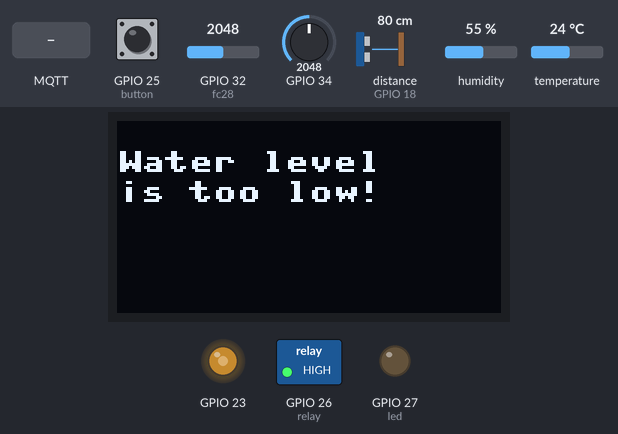
Bench run of a program on a simulated ESP32 board running MicroPython. Parts: 128×64 one-colour display, switched loads named in the program (green lamp = pin HIGH), output pins drawn as LEDs (lit = HIGH). The test bench sets the inputs (shaded band); at power-on: GPIO 25 (button) LOW, GPIO 34 = 2048, GPIO 32 (fc28) = 2048, distance to the obstacle (sensor on GPIO 18) 80 cm, humidity 55 %, temperature 24 °C (analog values on the 0–4095 scale). The echo pulse lasts 58.3 µs per cm; WiFi joins after 1.5 s; the clock reads 2024-03-15 10:24:30 at power-on unless the program sets it; no MQTT or app messages arrive unless stated; library files of the repository ran but are not shown: dht22.py, hcsr04.py, ssd1306.py; pins used as bus, display or sensor lines are not drawn; what the program prints to the serial console is not drawn.

Above: at 9.1 s.
9.2 s: GPIO 25 (button) pulled HIGH for 1.9 s
At 10.2 s:
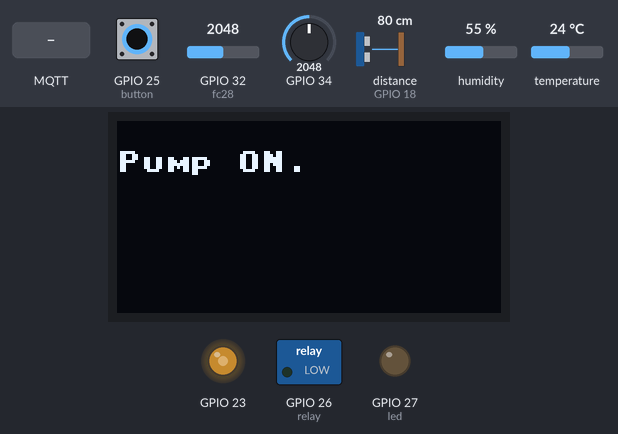
13.8 s: MQTT message "pump" arrives on the first subscribed topic
At 18.5 s:
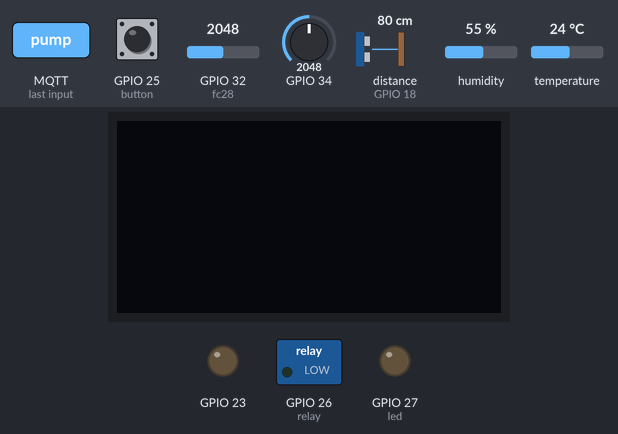
27.1 s: GPIO 25 (button) pulled HIGH for 1.9 s
At 27.4 s:
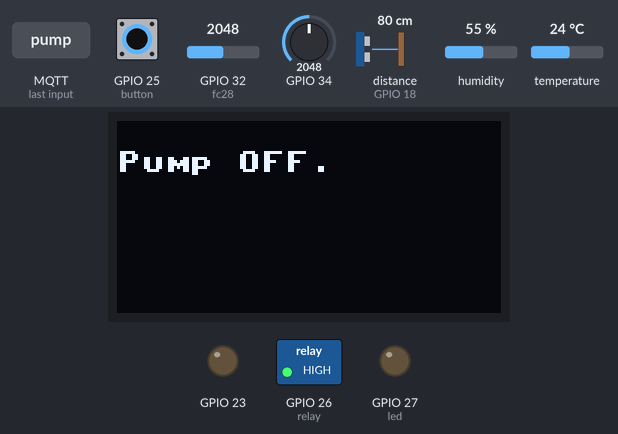
34.9 s: GPIO 34 set to 435
48.1 s: GPIO 34 set to 392
At 57.2 s:
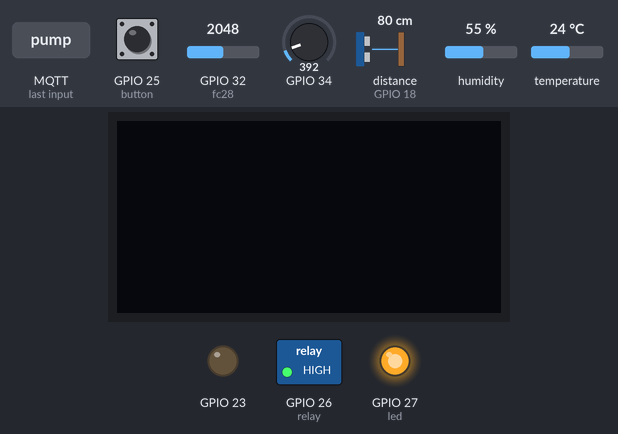
61.4 s: GPIO 25 (button) pulled HIGH for 3.2 s
At 65.3 s:
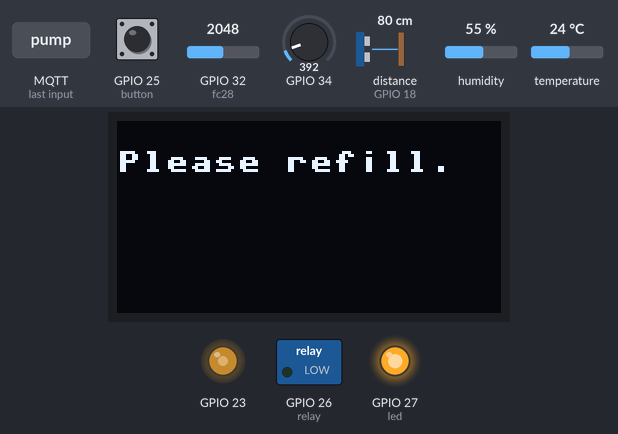
Timing chart, 0 to 74.1 s (numbered marks = the images above; inputs shaded):
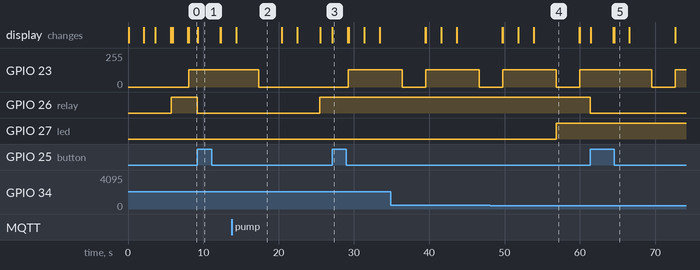

Measured:
- the behaviour switches between 410 and 409 on GPIO 34 (found by bisection; images 3 and 4)
- after the input at 9.2 s, GPIO 26 (relay): HIGH → LOW at once; the display: first differs from a run without the input after 0.05 s (image 1)
- after the input at 13.8 s, GPIO 23: goes on until 17.4 s, then stays 0/255; GPIO 26 (relay): LOW → HIGH after 11.7 s
- after the input at 27.1 s, the display: changes after 0.05 s (image 3)
- after the input at 48.1 s, GPIO 27 (led): LOW → HIGH after 8.8 s
- after the input at 61.4 s, GPIO 26 (relay): HIGH → LOW at once; the display: first differs from a run without the input after 0.05 s (image 5 shows a later state)
- what the display in image 2 shows lasts 6.0 s, from 14.4 s to 20.4 s

The program:

main.py
```python
from dht22 import DHTSensor
from ldr import LDR
from fc28 import FC28
import hcsr04
import machine
import pump
import ujson
from umqtt.simple import MQTTClient
import ubinascii
import oled
from buzzer import BUZZER
import time

# Configurazione MQTT
mqtt_server = 'test.mosquitto.org'
client_id = ubinascii.hexlify(machine.unique_id())
topic_sub = b'gruppo20'
topic_pub = b'myplant'
mqtt_user = ''
mqtt_pass = ''

# Definizione dei sensori
fc28 = FC28(machine.Pin(32))
dht = DHTSensor(machine.Pin(14))
ldr = LDR(34)
hcsr04 = hcsr04.HCSR04(trigger_pin=5, echo_pin=18, echo_timeout_us=10000)
b = BUZZER(23)
led = machine.Pin(27, machine.Pin.OUT)
led.off()
reset_button = machine.Pin(35, machine.Pin.IN, machine.Pin.PULL_DOWN)

# Definizione dei topic
topic_moisture = b'IoT_gruppo20/fc28'
topic_dht = b'IoT_gruppo20/dht'
topic_ldr = b'IoT_gruppo20/ldr'
topic_pump = b'IoT_gruppo20/pump'
topic_reboot = b'IoT_gruppo20/reboot'
topic_hcsr04 = b'IoT_gruppo20/hcsr04'
topic_moisture_threshold = b'IoT_gruppo20/moisture_threshold'
topic_brightness_threshold = b'IoT_gruppo20/brightness_threshold'

# Definizione delle variabili globali
prev_weather = ''
prev_moisture = ''
prev_lightness = ''
prev_water_level = ''
distance_empty = 11.80
distance_full = 4.19
button_pressed = False
DEFAULT_MOISTURE_THRESHOLD = 50
MOISTURE_THRESHOLD = DEFAULT_MOISTURE_THRESHOLD
DEFAULT_BRIGHTNESS_THRESHOLD = 10
BRIGHTNESS_THRESHOLD = DEFAULT_BRIGHTNESS_THRESHOLD
manual_override = False

def sub_cb(topic, msg):
    global MOISTURE_THRESHOLD
    global BRIGHTNESS_THRESHOLD
    print((topic, msg))
    if topic == topic_pump:
        decoded_msg = msg.decode()
        if decoded_msg == 'pump':
            pump.activate_pump()
    elif topic == topic_reboot:
        decoded_msg = msg.decode()
        if decoded_msg == 'reboot':
            oled.show_message("Reboot command", "received.", 2)
            oled.show_message("Restarting...", "", 2)
            machine.reset()
    elif topic == topic_moisture_threshold:
        try:
            MOISTURE_THRESHOLD = float(msg.decode())
            #print("Moisture threshold updated to:", MOISTURE_THRESHOLD)  # Stampa di debug
            oled.show_message("Moisture treshold", str(MOISTURE_THRESHOLD), 2)
        except ValueError:
            print("Error during float conversion.")
    elif topic == topic_brightness_threshold:
        try:
            BRIGHTNESS_THRESHOLD = float(msg.decode())
            #print("Moisture threshold updated to:", BRIGHTNESS_THRESHOLD)  # Stampa di debug
            oled.show_message("Brightness treshold", str(BRIGHTNESS_THRESHOLD), 2)
        except ValueError:
            print("Error during float conversion.")

def connect_and_subscribe():
    global client_id, mqtt_server, topic_sub
    client = MQTTClient(client_id, mqtt_server, user=mqtt_user, password=mqtt_pass)
    client.set_callback(sub_cb)
    client.connect()
    client.subscribe(topic_pump)
    client.subscribe(topic_reboot)
    client.subscribe(topic_hcsr04)
    client.subscribe(topic_moisture_threshold)
    client.subscribe(topic_brightness_threshold)
    print('Connected to %s MQTT broker, subscribed to %s and %s topics' % (mqtt_server, topic_sub, topic_pump))
    oled.show_message("Connected to", "MQTT broker.", 2)
    return client

def restart_and_reconnect():
    oled.show_message("Failed to connect", "to MQTT broker.", 2)
    oled.show_message("Reconnecting...", "", 2)
    time.sleep(10)
    machine.reset()

def check_ldr():
    print("Measuring light intensity... ", end="")
    ldr_value = ldr.value()
    if ldr_value < BRIGHTNESS_THRESHOLD:
        led.on()
    else:
        led.off()
    if ldr_value is not None:
        message = ldr.to_json(ldr_value)
        if message != prev_lightness:
            print("Updated!")
            print("Reporting to MQTT topic {}: {}".format(topic_ldr, message))
            client.publish(topic_ldr, message)
            return message
    print("No change")
    return prev_lightness

def check_dht():
    print("Measuring weather conditions... ", end="")
    temp, hum = dht.read()
    if temp is not None and hum is not None:
        message = dht.to_json(temp, hum)
        if message != prev_weather:
            print("Updated!")
            print("Reporting to MQTT topic {}: {}".format(topic_dht, message))
            client.publish(topic_dht, message)
            return message
    print("No change")
    return prev_weather

def check_fc28():
    global prev_moisture
    print("Measuring soil moisture... ", end="")
    moisture_percentage = fc28.value()
    if moisture_percentage is not None:
        message = fc28.to_json(moisture_percentage)
        if message != prev_moisture:
            print("Updated!")
            print("Reporting to MQTT topic {}: {}".format(topic_moisture, message))
            client.publish(topic_moisture, message)
            prev_moisture = message
            water_level_percentage = hcsr04.get_water_level_percentage(distance_empty, distance_full)
            # Controllo del livello di umidità e attivazione della pompa
            check_and_activate_pump(moisture_percentage, water_level_percentage)

            return message
    print("No change")
    return prev_moisture

def check_hcsr04():
    global prev_water_level  # Aggiungere global per poter modificare la variabile globale
    print("Measuring water level... ", end="")
    water_level_percentage = hcsr04.get_water_level_percentage(distance_empty, distance_full)
    if water_level_percentage is not None:
        message = ujson.dumps({"water_level_percentage": water_level_percentage})
        print("Reporting to MQTT topic {}: {}".format(topic_hcsr04, message))
        client.publish(topic_hcsr04, message)
        if water_level_percentage < 60:
            b.sound_alarm(3)
        prev_water_level = water_level_percentage
        return prev_water_level
    else:
        oled.show_message("Failed to measure", "water level.", 2)
        return prev_water_level

def check_button(pin):
    global button_pressed
    if pin.value() == 1:  # Se il pulsante è premuto e non è già stato rilevato
        button_pressed = True
        oled.show_message("Button pressed.", "Restarting...", 2)
        machine.reset()
    elif pin.value() == 0:
        button_pressed = False  # Resetta lo stato del pulsante quando viene rilasciato

reset_button.irq(trigger=machine.Pin.IRQ_RISING | machine.Pin.IRQ_FALLING, handler=check_button)

def check_and_activate_pump(moisture_percentage, water_level_percentage):
    if not manual_override:
        if moisture_percentage < MOISTURE_THRESHOLD and moisture_percentage > 1:
            oled.show_message("Moisture below", "threshold!", 2)
            pump.activate_pump()
        elif moisture_percentage >= MOISTURE_THRESHOLD:
            print("Moisture above threshold, pump not activated.")
        else:
            print("Moisture non detected correctly, pump not activated.")
    else:
        print("Manual override is active, skipping automatic activation.")


try:
    client = connect_and_subscribe()
except OSError as e:
    restart_and_reconnect()

while True:
    try:
        client.check_msg()
        oled.show_datetime()
        prev_weather = check_dht()
        prev_water_level = check_hcsr04()
        prev_moisture = check_fc28()
        prev_lightness = check_ldr()
        time.sleep(3)
    except OSError as e:
        restart_and_reconnect()
```

ldr.py
```python
from machine import ADC, Pin
import time
import ujson

class LDR:
    """This class read a value from a light dependent resistor (LDR)"""

    def __init__(self, pin, min_value=0, max_value=100):
        """
        Initializes a new instance.
        :parameter pin A pin that's connected to an LDR.
        :parameter min_value A min value that can be returned by value() method.
        :parameter max_value A max value that can be returned by value() method.
        """
        if min_value >= max_value:
            raise Exception('Min value is greater or equal to max value')

        self.adc = ADC(Pin(pin))
        self.min_value = min_value
        self.max_value = max_value

    def read(self):
        """
        Read a raw value from the LDR.
        :return a value from 0 to 4095.
        """
        return self.adc.read()

    def value(self):
        """
        Read a value from the LDR in the specified range.
        :return a value from the specified [min, max] range.
        """
        return (self.max_value - self.min_value) * self.read() / 4095

    def to_json(self, ldr_value):
        """
        Convert the LDR value to JSON format.
        :param ldr_value: The value read from the LDR.
        :return: A JSON string representing the LDR value.
        """
        return ujson.dumps({
            "brightness": ldr_value
        })
```

fc28.py
```python
from machine import Pin, ADC
import ujson

class FC28:
    """This class reads a value from an FC-28 soil moisture sensor"""

    def __init__(self, pin, min_value=0, max_value=4095):
        """
        Initializes a new instance.
        :param pin: A pin that's connected to the FC-28 sensor.
        :param min_value: A minimum value that can be returned by the value() method.
        :param max_value: A maximum value that can be returned by the value() method.
        """
        if min_value >= max_value:
            raise ValueError('Min value must be less than max value')

        # Initialize ADC (analog to digital conversion)
        self.adc = ADC(Pin(pin))
        self.adc.atten(ADC.ATTN_11DB)
        self.adc.width(ADC.WIDTH_12BIT)
        self.min_value = min_value
        self.max_value = max_value

    def read(self):
        """
        Read a raw value from the FC-28 sensor.
        :return: A value from 0 to 4095.
        """
        return self.adc.read()

    def value(self):
        """
        Read a value from the FC-28 sensor in the specified range.
        :return: A value in percentage [0, 100] representing soil moisture.
        """
        raw_value = self.read()
        moisture_percentage = (self.max_value - raw_value) * 100 / (self.max_value - self.min_value)
        return round(moisture_percentage, 1)

    def to_json(self, moisture_percentage):
        """
        Convert the soil moisture value to JSON format.
        :param moisture_percentage: The moisture percentage value.
        :return: JSON formatted string.
        """
        return ujson.dumps({
            "moisture": moisture_percentage
        })
```

pump.py
```python
from machine import Pin
import time
import oled

relay = Pin(26, Pin.OUT)
relay.value(1)

button = Pin(25, Pin.IN, Pin.PULL_DOWN)

MIN_INTERVAL = 600

last_pump_activation = 0

manual_override = False

def activate_pump():
    global last_pump_activation
    current_time = time.time()
    if (current_time - last_pump_activation) > MIN_INTERVAL:
        oled.show_message("Activating", "pump.", 2)
        relay.value(0)
        time.sleep(3)
        relay.value(1)
        last_pump_activation = current_time
        oled.show_message("Pump", "deactivated.", 2)
    else:
        print("Pump activation skipped. Waiting for the minimum interval.")

def manual_control(pin):
    global manual_override
    if pin.value() == 1:
        manual_override = not manual_override
        if manual_override:
            relay.value(0)
            oled.show_message("Pump ON.", "", 3)
        else:
            relay.value(1)
            oled.show_message("Pump OFF.", "", 2)

button.irq(trigger=Pin.IRQ_RISING, handler=manual_control)
```

oled.py
```python
from machine import Pin, I2C, RTC
from ssd1306 import SSD1306_I2C
from time import sleep
import network
import ntptime
import utime

i2c = I2C(scl=Pin(22), sda=Pin(21))
oled = SSD1306_I2C(128, 64, i2c)

def clear():
    oled.fill(0)
    oled.show()

def show_message(line1, line2, duration):
    clear()
    oled.text(line1, 0, 10)
    oled.text(line2, 0, 20)
    oled.show()
    sleep(duration)
    clear()

def show_datetime():
    clear()

    rtc = RTC()
    dt = list(rtc.datetime())

    utc_offset = 2
    dt[4] = (dt[4] + utc_offset) % 24

    if dt[4] < rtc.datetime()[4]:
        dt[2] += 1

    date_str = "{:04d}-{:02d}-{:02d}".format(dt[0], dt[1], dt[2])
    time_str = "{:02d}:{:02d}:{:02d}".format(dt[4], dt[5], dt[6])

    oled.text(date_str, 0, 10)
    oled.text(time_str, 0, 20)
    oled.show()
```

buzzer.py
```python
from machine import Pin, PWM
from time import sleep
import oled

class BUZZER:
    def __init__(self, sig_pin):
        self.pwm = PWM(Pin(sig_pin, Pin.OUT))
        self.pwm.duty(0)

    def sound_alarm(self, duration):
        self.pwm.duty(512)
        oled.show_message("Water level", "is too low!", 2)
        oled.show_message("Please refill.", "", 2)
        sleep(duration)
        self.pwm.duty(0)
```

boot.py
```python
import network
import time
from umqtt.simple import MQTTClient
import ubinascii
import machine
import micropython
import oled
import ntptime
import esp
esp.osdebug(None)
import gc
gc.collect()

# Configurazione Wi-Fi
ssid = 'iPhone di sasi'
password = 'sasina13'

def connect_wifi(ssid, password):
    sta_if = network.WLAN(network.STA_IF)
    if not sta_if.isconnected():
        oled.show_message("Connecting to", "network...", 2)
        sta_if.active(True)
        sta_if.connect(ssid, password)
        while not sta_if.isconnected():
            pass
    print('Network config:', sta_if.ifconfig())
    oled.show_message("Connected to", "network!", 2)


connect_wifi(ssid, password)
ntptime.settime()

import main
```
